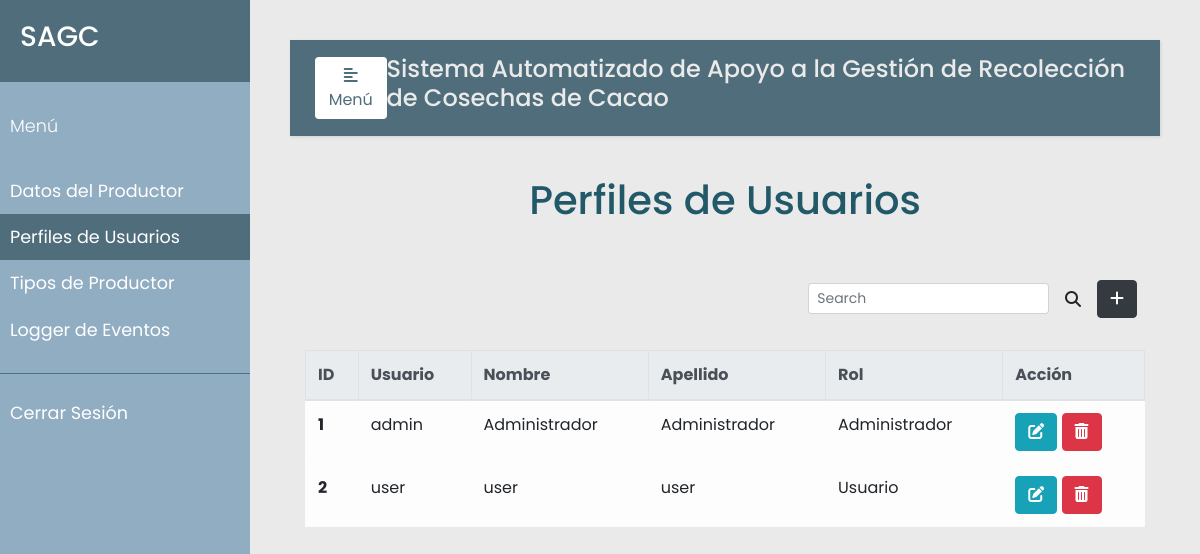
The app's page /perfiles (signed in), older data.
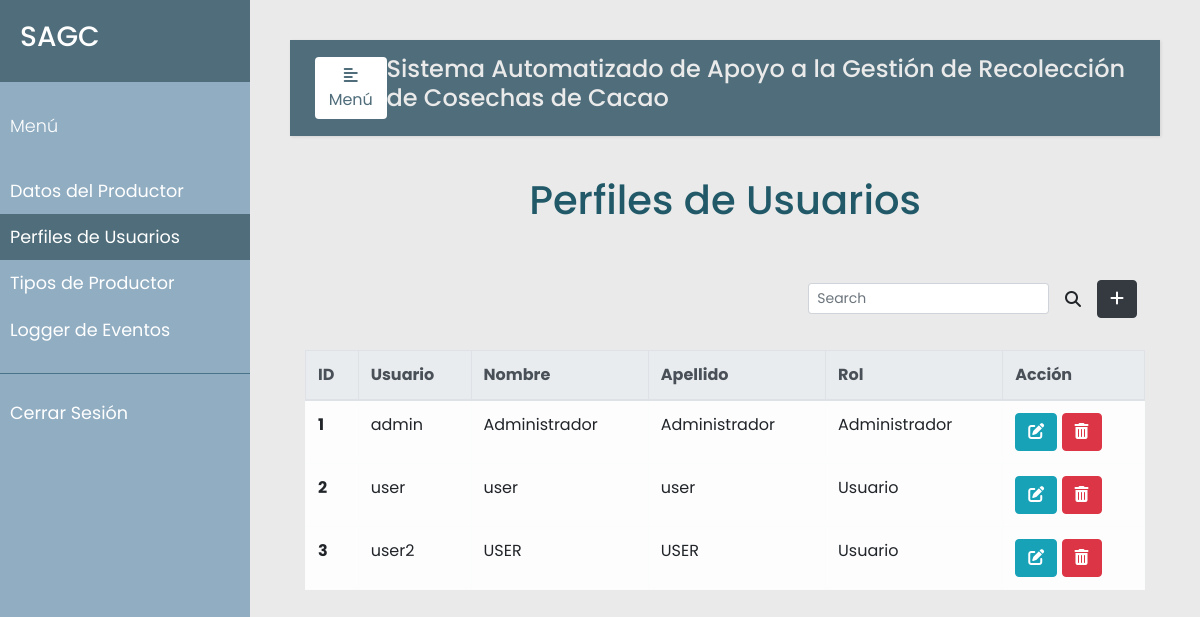
The same page, newer data.
### models.py (models this page shows, shortened)
class User(db.Model):
    __tablename__ = 'users'
    id = db.Column(db.Integer, primary_key=True)
    username = db.Column(db.String(20), nullable=False, unique=True)
    name = db.Column(db.String(30), nullable=False)
    surname = db.Column(db.String(30), nullable=False)
    password = db.Column(db.String(80), nullable=False)
    rol = db.Column(db.String(20), nullable=False)

### app.py (the view, shortened to what this page needs)
@app.route("/perfiles", methods=['GET', 'POST'])
@login_required
@admin_only
def perfiles():
    error=None
    users = User.query.all()
    return render_template("perfiles.html", error=error, users=users)

### app.py (called while the page is built)
def login_required(f):
    @wraps(f)
    def wrap(*args, **kwargs):
        if 'logged_in' in session:
            return f(*args, **kwargs)
        else:
            flash('Necesitas iniciar sesión primero')
            return redirect(url_for('login'))
    return wrap

def admin_only(f):
    @wraps(f)
    def wrap(*args, **kwargs):
        if 'rol_admin' in session and session['rol_admin'] == True:
            return f(*args, **kwargs)
        else:
            flash("Debes ser administrador para ver esa página.")
            return redirect(url_for('productor'))
    return wrap

### templates/perfiles.html (shortened to what this page needs)
{% extends "base.html" %}
{% block navbar %}
<li class="nav-item">
  <a class="nav-link" href="{{url_for('productor')}}">Datos del Productor</a>
</li>
<li class="nav-item active">
  <a class="nav-link" href="{{url_for('perfiles')}}">Perfiles de Usuarios<span class="sr-only">(current)</span></a>
</li>
<li class="nav-item">
  <a class="nav-link" href="{{url_for('tipo_productor')}}">Tipos de Productor</a>
</li>
<li class="nav-item">
  <a class="nav-link" href="{{url_for('eventos')}}">Logger de Eventos</a>
</li>
{% endblock %}
{% block sesion %}
<li class="nav-item">
  <a class="nav-link" href="{{url_for('logout')}}">Cerrar Sesión</a>
</li>
{% endblock %}
{% block content %}
    <div class="container h-100">
        <p class="text-center h1 fw-bold mb-5 mx-1 mx-md-4 mt-4">Perfiles de Usuarios</p>
        <div class="d-flex flex-row-reverse bd-highlight">
            <div class="p-2 bd-highlight">
              <button type="button" class="btn btn-dark" data-toggle="modal" data-target="#exampleModalLong">
                <i class="fa-solid fa-plus"></i>
              </button>
            </div>
            <div class="p-2 bd-highlight" style="display:flex; align-content: flex-end;">
              <form class="form-inline" style="justify-content: flex-end">
                <input class="form-control form-control-sm mr-3 w-75" type="text" placeholder="Search"
                  aria-label="Buscar">
                <i class="fas fa-search" aria-hidden="true"></i>
              </form>
            </div>
        </div>
        <br/>
        <table class="table table-bordered table-light table-hover">
          <thead class="thead-light">
            <tr>
              <th scope="col">ID</th>
              <th scope="col">Usuario</th>
              <th scope="col">Nombre</th>
              <th scope="col">Apellido</th>
              <th scope="col">Rol</th>
              <th scope="col">Acción</th>
            </tr>
          </thead>
          <tbody>
            {% for u in users %}
            <tr>
              <th scope="row">{{u.id}}</th>
              <td>{{u.username}}</td>
              <td>{{u.name}}</td>
              <td>{{u.surname}}</td>
              <td>{{u.rol}}</td>
              <td>
                <button type="button" class="btn btn-info" data-toggle="modal" data-target="#edit-modal-{{u.id}}">
                  <i class="fas fa-edit"></i>
                </button>
                <button type="button" class="btn btn-danger" data-toggle="modal" data-target="#delete-modal-{{u.id}}">
                  <i class="fas fa-trash-alt"></i>
                </button>
              </td>
            </tr>
            </div>
            {% endfor %}
    </div>
{% endblock %}

### templates/base.html (shortened to what this page needs)
<!DOCTYPE html>
<html lang="en">
<head>
    <link rel="stylesheet" href="https://cdn.jsdelivr.net/npm/bootstrap@4.3.1/dist/css/bootstrap.min.css">
    <link rel="stylesheet" href="../static/css/styles.css">
    <link rel="stylesheet" href="https://cdnjs.cloudflare.com/ajax/libs/malihu-custom-scrollbar-plugin/3.1.5/jquery.mCustomScrollbar.min.css">
    <link rel="stylesheet" href="https://cdnjs.cloudflare.com/ajax/libs/font-awesome/6.1.1/css/all.min.css" />
</head>
<body>
    <div class="wrapper">
        <nav id="sidebar">
            <div class="sidebar-header">
                <h3>SAGC</h3>
            </div>
            <ul class="list-unstyled components">
                <p>Menú</p>
                {% block navbar %}
                {% endblock %}
            </ul>
            <ul class="list-unstyled others">
                {% block sesion %}
                {% endblock %}
            </ul>
        </nav>
        <div id="content">
            <nav class="navbar navbar-expand-lg" style="background-color:#4F6D7A;">
                <div class="container-fluid">
                    <button type="button" id="sidebarCollapse" class="btn" style="background-color:#fff; color: #4F6D7A;">
                        <i class="fas fa-align-left"></i>
                        <span>Menú</span>
                    </button>
                    <h4>Sistema Automatizado de Apoyo a la Gestión de Recolección de Cosechas de Cacao</h4>
                </div>
            </nav>
            {% block content %}
            {% endblock %}
</body>
</html>

### static/css/styles.css (style rules this page uses)
body { font-family: 'Poppins', sans-serif; background: #EAEAEA; }
p { font-family: 'Poppins', sans-serif; font-size: 1.1em; font-weight: 300; line-height: 1.7em; color: #215968; }
h4 { color: #EAEAEA; }
a, a:hover, a:focus { color: inherit; text-decoration: none; transition: all 0.3s; }
.navbar { padding: 15px 10px; background: #fff; border: none; border-radius: 0; margin-bottom: 40px; box-shadow: 1px 1px 3px rgba(0, 0, 0, 0.1); }
.wrapper { display: flex; width: 100%; }
#sidebar { width: 250px; position: fixed; top: 0; left: 0; height: 100vh; z-index: 999; background: #91ADC2; color: #fff; transition: all 0.3s; }
#sidebar .sidebar-header { padding: 20px; background: #4F6D7A; }
#sidebar ul.components { padding: 20px 0; border-bottom: 1px solid #47748b; }
#sidebar ul p { color: #fff; padding: 10px; }
#sidebar ul li a { padding: 10px; font-size: 1.1em; display: block; }
#sidebar ul li.active>a, a[aria-expanded="true"] { color: #fff; background: #4F6D7A; }
#content { width: calc(100% - 250px); padding: 40px; min-height: 100vh; transition: all 0.3s; position: absolute; top: 0; right: 0; }

Row changes from the older to the newer data that the page shows:
added User: id "3", username "user2", name "USER", surname "USER", rol "Usuario"
